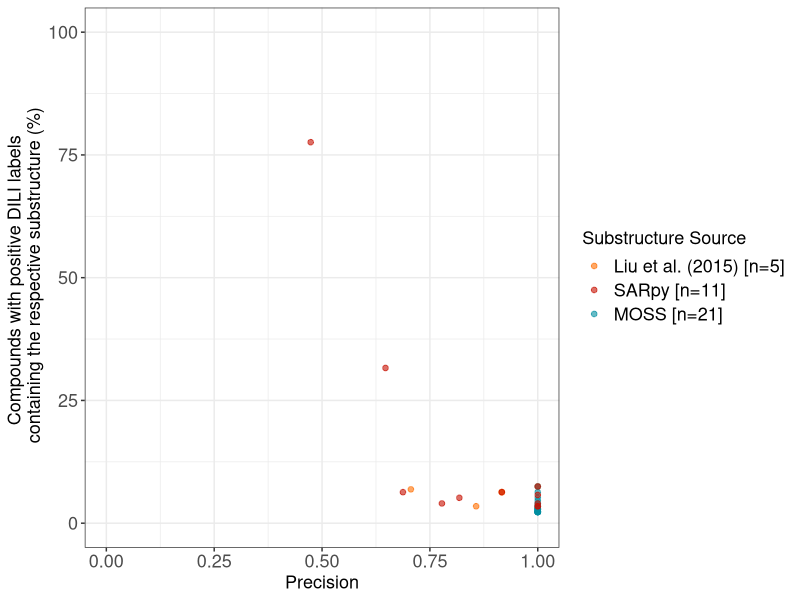
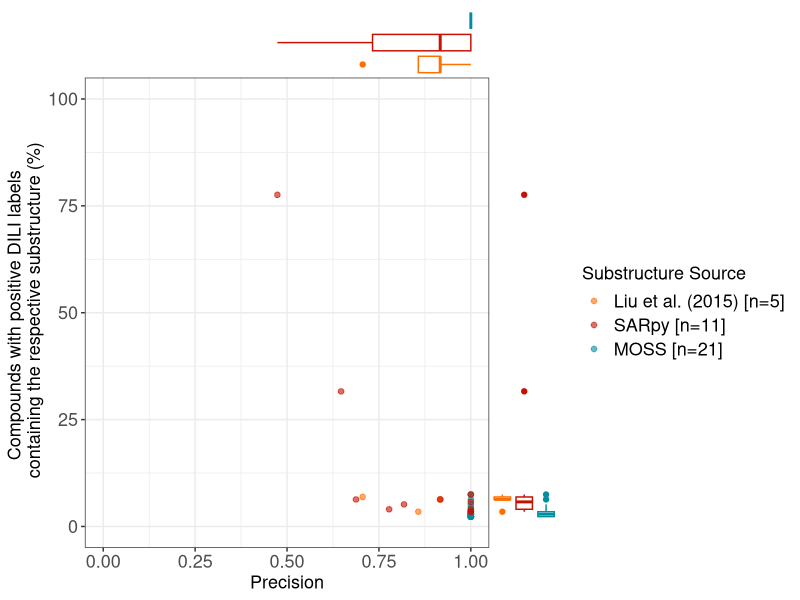

These figures' R source, in order:
#https://stackoverflow.com/questions/47542849/marginal-plots-using-axis-canvas-in-cowplot-how-to-insert-gap-between-main-pane

# http://www.lreding.com/nonstandard_deviations/2017/08/19/cowmarg/

library(tidyverse) # for ggplot2

library(magrittr) # for pipes and %<>%

library(ggpubr) # for theme_pubr()

library(cowplot)

library(ggsci)

setwd(dirname(rstudioapi::getActiveDocumentContext()$path))
df <- read_csv("./Structural_alerts_with_DrugBank.csv")
df <- df[df$p_value <= 0.05, ]


df$Source<-as.factor(df$Source)

levels(df$Source)<-c("Liu et al. (2015) [n=5]", "SARpy [n=11]", "MOSS [n=21]")


original_plot <- ggplot(data = df, mapping = aes(x = PPV, y = perc_hits, color=Source)) +
  
  geom_point(alpha = 0.6, size=1.6) +
  
  xlab("Precision") +
  
  ylab("Compounds with positive DILI labels \n containing the respective substructure (%)")  +
  
  scale_color_futurama()+
  
  xlim(0, 1) +
  
  ylim(0, 100) +
  
  #  scale_color_brewer(palette='Set2')+
  
  theme(legend.position="right") + theme_bw()+ labs(color = "Substructure Source")


original_plot <- original_plot + theme(axis.text = element_text(size = 13))
original_plot <- original_plot + theme(axis.title = element_text(size = 13))
original_plot <- original_plot + theme(legend.text = element_text(size = 13))
original_plot <- original_plot + theme(legend.title = element_text(size = 13))
original_plot

y_box <- axis_canvas(original_plot, axis = "y") +
  
  geom_boxplot(data = df, aes(x=factor(Source),y = perc_hits, color = factor(Source))) +scale_color_futurama()+ scale_x_discrete() 


x_box <- axis_canvas(original_plot,axis="x", coord_flip = TRUE) + 
  
  geom_boxplot(data=df, aes(y=PPV, x = factor(Source), color = factor(Source))) + scale_color_futurama()+ scale_x_discrete() +coord_flip() 





p1 <- insert_xaxis_grob(original_plot,x_box,grid::unit(0.7, "in"),position = "top")

p2 <- insert_yaxis_grob(p1, y_box, grid::unit(0.7, "in"),position = "right")

ggdraw(p2)


#ggsave(p2, filename = 'Combined_SS.jpeg', height=3.7, width=6)
